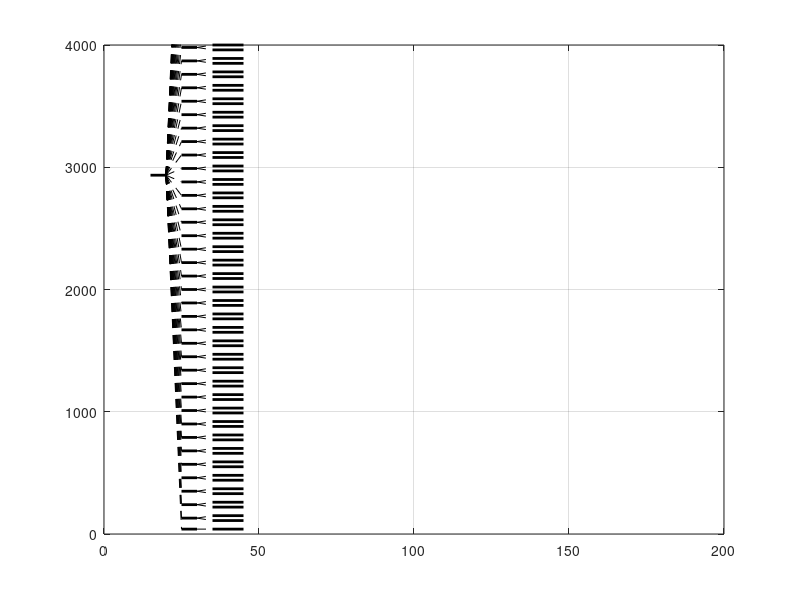

This figure's MATLAB source: (Note: this script raises an error after producing the figure.)
clc
clear all

MangPL = input('Nhap phan lop vao','s');
sddt = MangPL;
MangPL = uint16(MangPL);
%class(MangPL)
MangPL = double(MangPL);
j=length(MangPL);

%chuyen doi
for a1 = 1:j
    switch MangPL(a1)
        case 115
            MangPL(a1) = 0;continue;
        case 112
            MangPL(a1) = 1;continue;
        case 100
            MangPL(a1) = 2;continue;
        case 102
            MangPL(a1) = 3;continue;
        case 103
            MangPL(a1) = 4;continue;
        case 104
            MangPL(a1) = 5;continue;
        case 105
            MangPL(a1) = 6;continue;
        case 106
            MangPL(a1) = 7;continue;
        case 107
            MangPL(a1) = 8;continue;
    end
end
MangPL

%L
a1 = 1;
L = sum(MangPL);
while L >= 0
    MangL(a1) = L;
    a1 = a1+1;
    L = L-1;
end
MangL

%S
a2 = 1;
S = length(MangPL)*0.5;
while S >= 0
    MangS(a2) = S;
    a2 = a2+1;
    S = S-1;
end
MangS

%J
i = 1;
ChanLe = 0;
a = mod(length(MangPL),2);
if (a ~= 0)
    ChanLe = 0.5;
end

for i1 = max(MangL):-1:0
    for i2 = ChanLe:max(MangS)
        J = i1 + i2;
        if i1 == i2
            X = i2*2 +1;
            while X > 0
                  MtrKLJ(i,1) = i2*2 +1;
                  MtrKLJ(i,2) = i1;
                  MtrKLJ(i,3) = J;
                  J = J-1;  
                  i = i+1;
                  X = X-1;
            end
        elseif i1 > i2
            X = i2*2 +1;
            while X > 0
                  MtrKLJ(i,1) = i2*2 +1;
                  MtrKLJ(i,2) = i1;
                  MtrKLJ(i,3) = J;
                  J = J-1;  
                  i = i+1;
                  X = X-1;
            end
        elseif i1 < i2
            L = i1*2 +1;
            while L > 0
                  MtrKLJ(i,1) = i2*2+1;
                  MtrKLJ(i,2) = i1;
                  MtrKLJ(i,3) = J;
                  J = J-1;  
                  i = i+1;
                  L = L-1;
            end
        end
    end
end
MtrKLJ
[m,n] = size(MtrKLJ)


% tim X5, Y5 va X3, Y3
j = MtrKLJ(m,2);
tong = 0;
y3 = 0;
b3 = 1;
dem = 0;

for b1 = m:-1:1
    
    j1 = MtrKLJ(b1,2);
    if j == j1
        
        tong = tong + 40;
        y3 = y3 + tong;
        dem = dem + 1;
    else 
       
        tong = tong + 20 + 50;
        j = j1;
        
        X3(1,b3) = 25;
        X3(2,b3) = 30;
        Y3(1,b3) = y3/dem;
        Y3(2,b3) = y3/dem;
        b3 = b3+1;
        dem = 1;
        y3 = tong;

    end
        X5(1,b1) = 35;
        X5(2,b1) = 45;
        Y5(1,b1) = tong;
        Y5(2,b1) = tong;
        
end
X3(1,b3) = 25;
X3(2,b3) = 30;
Y3(1,b3) = y3/dem;
Y3(2,b3) = y3/dem;

% tim X1, Y1
X1=[15; 20];
Y1=[max(Y5(:))/2; max(Y5(:))/2];

% tim X2, Y2
[mx3,nx3] = size(X3);
for b1 = 1:1:nx3
    X2(1,b1) = 20;
    X2(2,b1) = X3(1,b1);
    Y2(1,b1) = max(Y5(:))/2;
    Y2(2,b1) = Y3(1,b1);
end
   
% tim X4, Y4
[mx5,nx5] = size(X5);
i = 1;
j = MtrKLJ(nx5,2);
tam = nx5;
for b2 = 1:1:nx3
    for b1 = nx5:-1:1
        
        j1 = MtrKLJ(b1,2);
        if j == j1
            X4(1,i) = X3(2,b2);
            X4(2,i) = X5(1,b1);
            Y4(1,i) = Y3(2,b2);
            Y4(2,i) = Y5(1,b1);
            i = i+1;
       
        else
            nx5 = tam;
            nx5 = nx5 -i +1;
            j = j1;
            break;
        end
    end
    
end

plot(X1, Y1,'-k','linewidth',2);
hold on
plot(X2, Y2,'--k','linewidth',0.5);
hold on
plot(X3, Y3,'-k','linewidth',2);
hold on

plot(X5, Y5,'-k','linewidth',2);
hold on
plot(X4, Y4,'--k','linewidth',0.5);
hold on
axis([0 200 0 4000]);
grid on

for b1 = m:-1:1  
     l = MtrKLJ(b1,2);
     switch l
         case 0
         l = 'S';
         case 1
         l = 'P';
         case 2
         l = 'D'; 
         case 3
         l = 'F';
         case 4
         l = 'G';
         case 5
         l = 'H'; 
         case 6
         l = 'I';
         case 7
         l = 'J';
         case 8
         l = 'K';
         otherwise 
         l = 'null';
     end
     mangl(b1) = l;
 end
 mangl;

% set text cho cac muc
for b1 = m:-1:1
    k = num2str(MtrKLJ(b1,1));
    j = num2str(MtrKLJ(b1,3));
    l = mangl(b1);
    d = ['^{',k,'}',l,'_{',j,'}'];
    d = char(d);
    if mod(b1,2) == 0
        text(X5(2,b1)+0.8, Y5(2,b1), d, 'FontSize', 8);
    else
        text(X5(2,b1)+0.8, Y5(2,b1), d, 'FontSize', 8);
    end
end

text(17.5, max(Y5(:))/2 +20, sddt);



